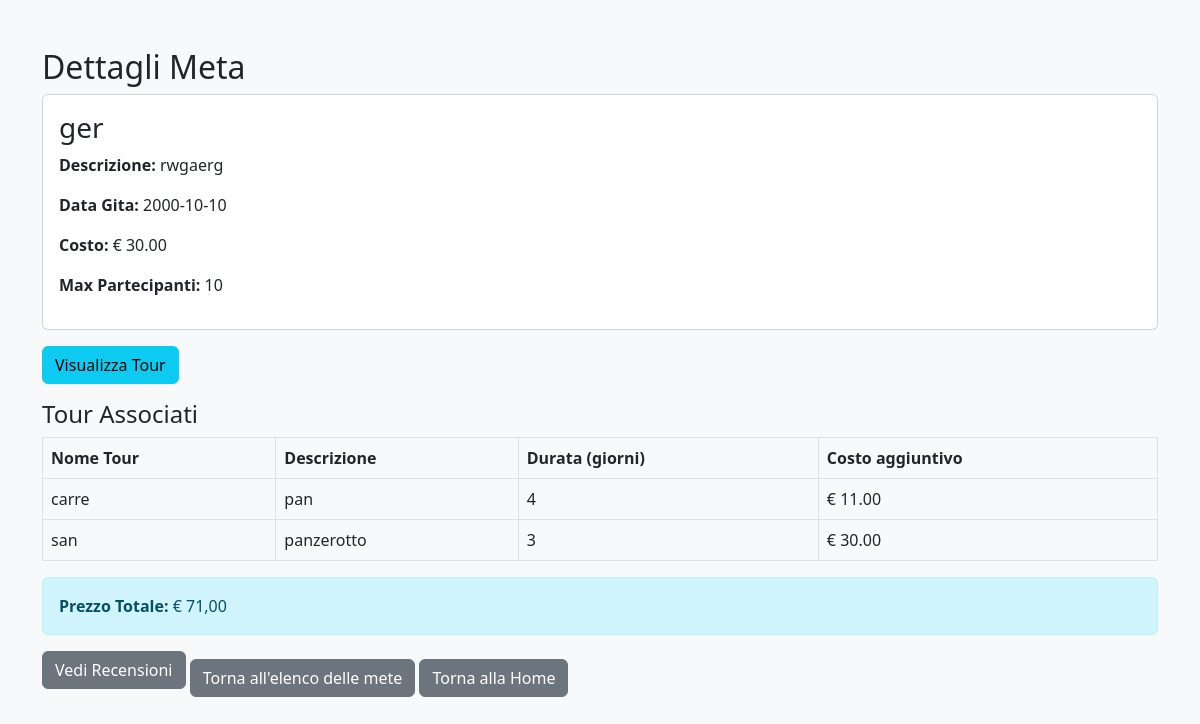
The page /tpsit/progetto/index.php?url=mete-show&id=3 (signed in) on the database its author committed.
### tables this page shows
CREATE TABLE `mete` (
  `id` int(11) NOT NULL,
  `nome` varchar(150) NOT NULL,
  `descrizione` text DEFAULT NULL,
  `data_gita` date DEFAULT NULL,
  `costo` decimal(10,2) DEFAULT NULL,
  `numero_partecipanti` int(11) DEFAULT NULL,
  `user_id` int(11) DEFAULT NULL
);

CREATE TABLE `tours` (
  `id` int(11) NOT NULL,
  `meta_id` int(11) NOT NULL,
  `nome` varchar(150) NOT NULL,
  `descrizione` text DEFAULT NULL,
  `durata` int(11) DEFAULT NULL,
  `costo_aggiuntivo` decimal(10,2) DEFAULT NULL
);

### tpsit/progetto/controller/MeteController.php (called while the page is built, shortened)
<?php
require_once 'Model/MeteModel.php';
require_once 'Model/TourModel.php';
class MeteController {
    private $meteModel;
    private $pdo;
    public function __construct($pdo)
    {
        $this->pdo = $pdo;
        $this->meteModel = new MeteModel($pdo);
    }
    public function show($id)
    {
        $meta = $this->meteModel->getMetaById($id);
        $tourModel = new TourModel($this->pdo);
        $tours = $tourModel->getToursByMeta($id);
        $userId = $_SESSION['user_id'] ?? null;
        $totalPrice = $this->meteModel->getTotalPrice($id, $userId);
        require 'View/mete_show.php';
    }
}

### tpsit/progetto/model/MeteModel.php (called while the page is built, shortened)
<?php
class MeteModel {
    private $pdo;
    public function __construct($pdo)
    {
        $this->pdo = $pdo;
    }
    public function getMetaById($id)
    {
        $stmt = $this->pdo->prepare("SELECT * FROM mete WHERE id = ?");
        $stmt->execute([$id]);
        return $stmt->fetch(PDO::FETCH_ASSOC);
    }
public function getTotalPrice($metaId, $userId)
{
    $stmt = $this->pdo->prepare("SELECT costo FROM mete WHERE id = ?");
    $stmt->execute([$metaId]);
    $baseCost = (float)$stmt->fetchColumn();
    $stmt2 = $this->pdo->prepare("
        SELECT SUM(t.costo_aggiuntivo)
        FROM tours t
        JOIN tour_adesioni ta ON t.id = ta.tour_id
        WHERE ta.user_id = ? AND t.meta_id = ?
    ");
    $stmt2->execute([$userId, $metaId]);
    $tourCost = (float)$stmt2->fetchColumn();
    return $baseCost + $tourCost;
}
}

### tpsit/progetto/model/TourModel.php (called while the page is built, shortened)
<?php
class TourModel {
    private $pdo;
    public function __construct($pdo)
    {
        $this->pdo = $pdo;
    }
    public function getToursByMeta($metaId)
    {
        $stmt = $this->pdo->prepare("SELECT * FROM tours WHERE meta_id = ? ORDER BY nome ASC");
        $stmt->execute([$metaId]);
        return $stmt->fetchAll(PDO::FETCH_ASSOC);
    }
}

### tpsit/progetto/view/mete_show.php (the view, shortened to what this page needs)
<!DOCTYPE html>
<html lang="it">
<head>
  <link href="https://cdn.jsdelivr.net/npm/bootstrap@5.2.3/dist/css/bootstrap.min.css" rel="stylesheet">
</head>
<body class="bg-light">
<div class="container mt-5">
  <?php if(isset($meta) && $meta): ?>
      <h2>Dettagli Meta</h2>
      <div class="card mb-3 p-3">
          <h3><?php echo htmlspecialchars($meta['nome']); ?></h3>
          <p><strong>Descrizione:</strong> <?php echo nl2br(htmlspecialchars($meta['descrizione'])); ?></p>
          <p><strong>Data Gita:</strong> <?php echo htmlspecialchars($meta['data_gita']); ?></p>
          <p><strong>Costo:</strong> € <?php echo htmlspecialchars($meta['costo']); ?></p>
          <p><strong>Max Partecipanti:</strong> <?php echo htmlspecialchars($meta['numero_partecipanti']); ?></p>
      </div>
      <a href="index.php?url=tour-index&meta_id=<?php echo $meta['id']; ?>" class="btn btn-info mb-3">Visualizza Tour</a>
      <h4>Tour Associati</h4>
      <?php if(!empty($tours)): ?>
          <table class="table table-bordered">
              <thead>
                  <tr>
                      <th>Nome Tour</th>
                      <th>Descrizione</th>
                      <th>Durata (giorni)</th>
                      <th>Costo aggiuntivo</th>
                  </tr>
              </thead>
              <tbody>
                  <?php foreach($tours as $tour): ?>
                      <tr>
                          <td><?php echo htmlspecialchars($tour['nome']); ?></td>
                          <td><?php echo htmlspecialchars($tour['descrizione']); ?></td>
                          <td><?php echo htmlspecialchars($tour['durata']); ?></td>
                          <td>€ <?php echo htmlspecialchars($tour['costo_aggiuntivo']); ?></td>
                      </tr>
                  <?php endforeach; ?>
              </tbody>
          </table>
      <?php else: ?>
          <p>Nessun tour associato a questa meta.</p>
      <?php endif; ?>
      <?php
        if(isset($_SESSION['user_id'])) {
      ?>
            <div class="alert alert-info mt-3">
                <strong>Prezzo Totale:</strong> € <?php echo number_format($totalPrice, 2, ',', '.'); ?>
            </div>
      <?php } ?>
      <?php if(isset($meta) && $meta): ?>
    <a href="index.php?url=review-index&meta_id=<?php echo $meta['id']; ?>"
       class="btn btn-secondary mb-3">
        Vedi Recensioni
    </a>
<?php endif; ?>
      <a href="index.php?url=mete" class="btn btn-secondary">Torna all'elenco delle mete</a>
  <?php else: ?>
      <div class="alert alert-danger">Meta non trovata.</div>
      <a href="index.php?url=mete" class="btn btn-secondary">Torna all'elenco delle mete</a>
  <?php endif; ?>
  <a href="index.php" class="btn btn-secondary">Torna alla Home</a>
</div>
</body>
</html>

### tpsit/progetto/index.php (shortened to what this page needs)
<?php
require_once 'config/db.php';
require_once 'Controller/MeteController.php';
$meteController     = new MeteController($pdo);
$url = $_GET['url'] ?? 'home';
switch($url) {
    case 'mete-show':
        $meteController->show($_GET['id'] ?? null);
        break;
}
?>

### rows shown on the page
mete: nome "ger", descrizione "rwgaerg", data_gita "2000-10-10", costo "30.00", numero_partecipanti "10"
tours: nome "carre", descrizione "pan", durata "4", costo_aggiuntivo "11.00"
tours: nome "san", descrizione "panzerotto", durata "3", costo_aggiuntivo "30.00"

### other values the page prints
$totalPrice "71,00"
